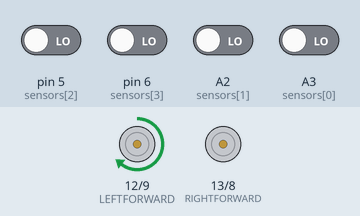
A sketch run on a simulated Arduino Uno, built with avr-gcc and run on an emulated ATmega328P. On the bench: motor-driver pin pairs drawn as motors (green arrow = first pin HIGH = forward, orange = second pin HIGH = backward, longer = more drive, scaled by the enable pin). The test bench sets the inputs (shaded band); at power-on: A2 (sensors[1]), A3 (sensors[0]), pin 5 (sensors[2]), pin 6 (sensors[3]) LOW.

Above: at 1.2 s.
1.3 s: pin 6 (sensors[3]) driven HIGH
At 1.8 s:
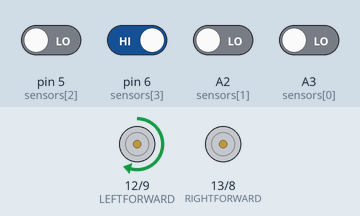
2.8 s: pin 5 (sensors[2]) driven HIGH
At 4.0 s:
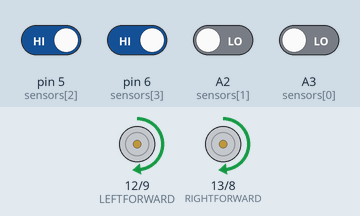
4.3 s: A2 (sensors[1]) driven HIGH
At 5.2 s:
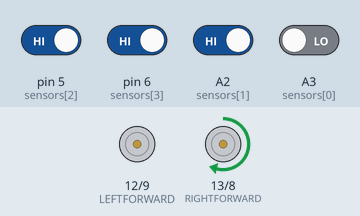
5.8 s: A3 (sensors[0]) driven HIGH
At 6.4 s:
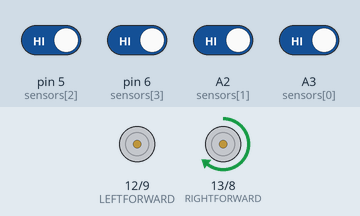
Timing chart, 0 to 8.3 s (numbered marks = the images above; inputs shaded):
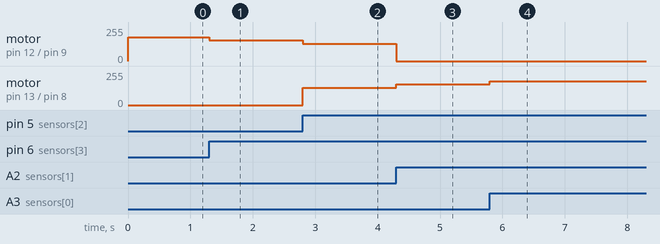

The sketch:

trdPDLineFollower.ino
```cpp
/**
 * TRD - Follower hard
 * this is a program for PD controller used for line follower to TRD robotical competition
 * Developer: MartinLinux
 *
 * tutorial is on Github Wiki
 * This code is open-source - you can download, use and modify it :)
 */

#define LEFTFORWARD 12
#define LEFTBACK 9
#define RIGHTFORWARD 13
#define RIGHTBACK 8

#define SPEEDL 3
#define SPEEDR 11

const int sensors[4] = {A3, A2, 5, 6};
int sensorData[4];

const int baseSpeed = 130;
const int kP = 12, kD = 12;
int P, D, PDValue;
int error;


void setup() {
  for (int i = 0; i < 4; i++) {
    pinMode(sensors[i], INPUT);
  }

  pinMode(LEFTFORWARD, OUTPUT);
  pinMode(LEFTBACK, OUTPUT);
  pinMode(RIGHTFORWARD, OUTPUT);
  pinMode(RIGHTBACK, OUTPUT);

  pinMode(SPEEDL, OUTPUT);
  pinMode(SPEEDR, OUTPUT);
  Serial.begin(9600);
}

void loop() {
  readSensors();
  calcError();
  calcPD();
  analogWrite(SPEEDL, baseSpeed - PDValue);
  analogWrite(SPEEDR, baseSpeed + PDValue);
  if (error == 0) {
    digitalWrite(LEFTFORWARD, HIGH);
    digitalWrite(LEFTBACK, LOW);
    digitalWrite(RIGHTFORWARD, HIGH);
    digitalWrite(RIGHTBACK, LOW);
  }
  else if (error > 0) {
    digitalWrite(LEFTFORWARD, LOW);
    digitalWrite(LEFTBACK, LOW);
    digitalWrite(RIGHTFORWARD, HIGH);
    digitalWrite(RIGHTBACK, LOW);
  }
  else if (error < 0) {
    digitalWrite(LEFTFORWARD, HIGH);
    digitalWrite(LEFTBACK, LOW);
    digitalWrite(RIGHTFORWARD, LOW);
    digitalWrite(RIGHTBACK, LOW);
  }
}

void readSensors() {
  for (int i = 0; i < 4; i++) {
    sensorData[i] = digitalRead(sensors[i]);
  }
}

void calcError() {
  if (sensorData[0] == 0 and sensorData[1] == 0 and sensorData[2] == 1 and sensorData[3] == 1) {
    error = 0;
  }
  if (sensorData[0] == 0 and sensorData[1] == 1 and sensorData[2] == 1 and sensorData[3] == 1) {
    error = 1;
  }
  if (sensorData[0] == 1 and sensorData[1] == 1 and sensorData[2] == 1 and sensorData[3] == 1) {
    error = 2;
  }
  if (sensorData[0] == 0 and sensorData[1] == 0 and sensorData[2] == 0 and sensorData[3] == 1) {
    error = -1;
  }
  if (sensorData[0] == 0 and sensorData[1] == 0 and sensorData[2] == 0 and sensorData[3] == 0) {
    error = -2;
  }
}

void calcPD() {
  int lastError;
  P = error;
  D = error - lastError;
  lastError = error;

  PDValue = P * kP + D *kD;
}
```

Measured:
- after the input at 1.3 s, motor on pin 12 (LEFTFORWARD) / pin 9 (LEFTBACK): forward 178/255 → forward 154/255 at once
- after the input at 2.8 s, motor on pin 12 (LEFTFORWARD) / pin 9 (LEFTBACK): forward 154/255 → forward 130/255 at once; motor on pin 13 (RIGHTFORWARD) / pin 8 (RIGHTBACK): stopped → forward 130/255 at once
- after the input at 4.3 s, motor on pin 12 (LEFTFORWARD) / pin 9 (LEFTBACK): forward 130/255 → stopped at once; motor on pin 13 (RIGHTFORWARD) / pin 8 (RIGHTBACK): forward 130/255 → forward 154/255 at once
- after the input at 5.8 s, motor on pin 13 (RIGHTFORWARD) / pin 8 (RIGHTBACK): forward 154/255 → forward 178/255 at once
